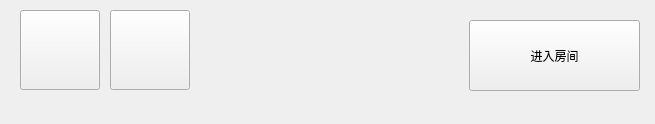
<?xml version="1.0" encoding="UTF-8"?>
<ui version="4.0">
 <class>GameRoomWidgetItem</class>
 <widget class="QWidget" name="GameRoomWidgetItem">
  <property name="geometry">
   <rect>
    <x>0</x>
    <y>0</y>
    <width>655</width>
    <height>124</height>
   </rect>
  </property>
  <property name="minimumSize">
   <size>
    <width>655</width>
    <height>112</height>
   </size>
  </property>
  <property name="windowTitle">
   <string>Form</string>
  </property>
  <widget class="QPushButton" name="pb_user1Icon">
   <property name="geometry">
    <rect>
     <x>20</x>
     <y>10</y>
     <width>80</width>
     <height>80</height>
    </rect>
   </property>
   <property name="text">
    <string/>
   </property>
   <property name="iconSize">
    <size>
     <width>80</width>
     <height>80</height>
    </size>
   </property>
  </widget>
  <widget class="QPushButton" name="pb_user2Icon">
   <property name="geometry">
    <rect>
     <x>110</x>
     <y>10</y>
     <width>80</width>
     <height>80</height>
    </rect>
   </property>
   <property name="text">
    <string/>
   </property>
   <property name="iconSize">
    <size>
     <width>80</width>
     <height>80</height>
    </size>
   </property>
  </widget>
  <widget class="QPushButton" name="pushButton">
   <property name="geometry">
    <rect>
     <x>469</x>
     <y>20</y>
     <width>171</width>
     <height>71</height>
    </rect>
   </property>
   <property name="text">
    <string>进入房间</string>
   </property>
  </widget>
  <widget class="QLabel" name="lb_roomId">
   <property name="geometry">
    <rect>
     <x>210</x>
     <y>30</y>
     <width>231</width>
     <height>41</height>
    </rect>
   </property>
   <property name="font">
    <font>
     <pointsize>15</pointsize>
    </font>
   </property>
   <property name="text">
    <string/>
   </property>
  </widget>
 </widget>
 <resources/>
 <connections/>
</ui>
